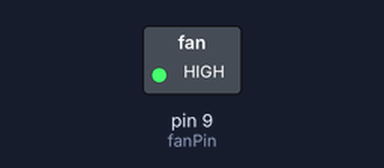
Simulated run of this sketch. Board: Arduino Uno, built with avr-gcc and run on an emulated ATmega328P. Parts: switched loads named in the sketch (green lamp = pin HIGH).

Above: at 3.0 s.
At 11.0 s:
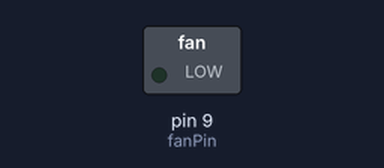
Timing chart, 0 to 20.8 s (numbered marks = the images above):
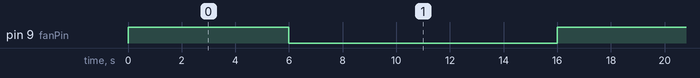

The sketch:

ex_3.ino
```cpp
// Pin connected to MOSFET gate
const int fanPin = 9;  // Use PWM-capable pin if needed

void setup() {
  pinMode(fanPin, OUTPUT);
}

void loop() {
  // Turn fan ON
  digitalWrite(fanPin, HIGH);
  delay(6000);  // 6 seconds ON

  // Turn fan OFF
  digitalWrite(fanPin, LOW);
  delay(10000); // 10 seconds OFF
}
```

Measured:
- by itself, pin 9 (fanPin): alternates HIGH for 6.0 s and LOW for 10.0 s
